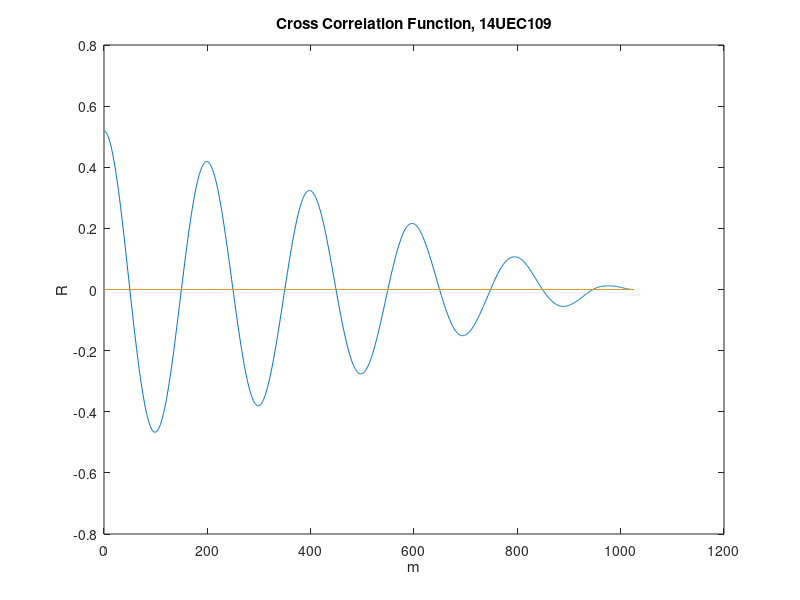

Write MATLAB code to recreate this figure.
%Write a simple MATLAB program to perform the CCF. Use your routine to plot
%the crosscorrelation of given signal
close all; %close open figures and windows generated by running MATLAB code
clear all; %clear the workspace
clc;       %clear the command window

f = 1;          %Frequency of given signal x(t)
Fs = 200;       %Sampling Frequency
N = 1024;       %Total no. of samples
m=1:1:N+1;       %Sampling index
n=1:1:N-m+1;     %represets time for discrete sampled function


%For two wide sense stationary (WSS) processes x(t) and y(t),
w = randn(1,N);   %A zero-mean,unit variance of the Gaussian random process
x = sin(2*pi*f*n/Fs);%One of the given functions the CCF is being found for
y = x + w;           %The other of the given functions whose CCF is needed

R=zeros(N+1);        %Initialising the CCF matrix

%Finding Cross Correlation Function
for m=1:1:N+1               %Loop running over sampling index m
    for n=1:1:N-m+1         %Loop for summation for a fixed discrete time n
       R(m)=R(m)+(x(n)*y(n+m-1))/N; %Sampled Cross correlation function
    end;
end;

%Plotting samples of CCF vs. sampling index m
m=1:1:N+1;          %Sampling index
figure              %Will open a new figure
plot(m,R);          %Plot R vs m
xlabel('m');        %X axis represents m, the sampling index
ylabel('R');        %Y axis represents R, the sampled CCF
title('Cross Correlation Function, 14UEC109');  %Title of the plot
